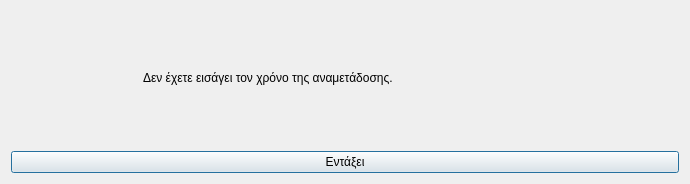
<?xml version="1.0" encoding="UTF-8"?>
<ui version="4.0">
 <class>Dialog</class>
 <widget class="QDialog" name="Dialog">
  <property name="geometry">
   <rect>
    <x>0</x>
    <y>0</y>
    <width>690</width>
    <height>184</height>
   </rect>
  </property>
  <property name="windowTitle">
   <string>Ελλιπή δεδομένα</string>
  </property>
  <property name="windowIcon">
   <iconset resource="../../../../icons.qrc">
    <normaloff>:/rest-windows/assets/images/rest-windows/information.png</normaloff>:/rest-windows/assets/images/rest-windows/information.png</iconset>
  </property>
  <layout class="QGridLayout" name="gridLayout">
   <item row="0" column="0">
    <widget class="QFrame" name="frame">
     <property name="styleSheet">
      <string notr="true">QFrame{border:0px;}</string>
     </property>
     <property name="frameShape">
      <enum>QFrame::StyledPanel</enum>
     </property>
     <property name="frameShadow">
      <enum>QFrame::Raised</enum>
     </property>
     <layout class="QHBoxLayout" name="horizontalLayout">
      <item>
       <widget class="QLabel" name="image_label">
        <property name="maximumSize">
         <size>
          <width>117</width>
          <height>117</height>
         </size>
        </property>
        <property name="text">
         <string/>
        </property>
        <property name="pixmap">
         <pixmap resource="../../../../icons.qrc">:/rest-windows/assets/images/rest-windows/information.png</pixmap>
        </property>
        <property name="scaledContents">
         <bool>true</bool>
        </property>
       </widget>
      </item>
      <item>
       <widget class="QLabel" name="label">
        <property name="text">
         <string>Δεν έχετε εισάγει τον χρόνο της αναμετάδοσης.</string>
        </property>
        <property name="alignment">
         <set>Qt::AlignJustify|Qt::AlignVCenter</set>
        </property>
        <property name="wordWrap">
         <bool>true</bool>
        </property>
       </widget>
      </item>
     </layout>
    </widget>
   </item>
   <item row="1" column="0">
    <widget class="QPushButton" name="ok">
     <property name="text">
      <string>Εντάξει</string>
     </property>
     <property name="icon">
      <iconset resource="../../../../icons.qrc">
       <normaloff>:/rest-windows/assets/images/rest-windows/ok.png</normaloff>:/rest-windows/assets/images/rest-windows/ok.png</iconset>
     </property>
    </widget>
   </item>
  </layout>
 </widget>
 <tabstops>
  <tabstop>ok</tabstop>
 </tabstops>
 <resources>
  <include location="../../../../icons.qrc"/>
  <include location="../../../../icons.qrc"/>
  <include location="../../../../icons.qrc"/>
  <include location="../../../../icons.qrc"/>
  <include location="../../../../icons.qrc"/>
 </resources>
 <connections/>
</ui>
